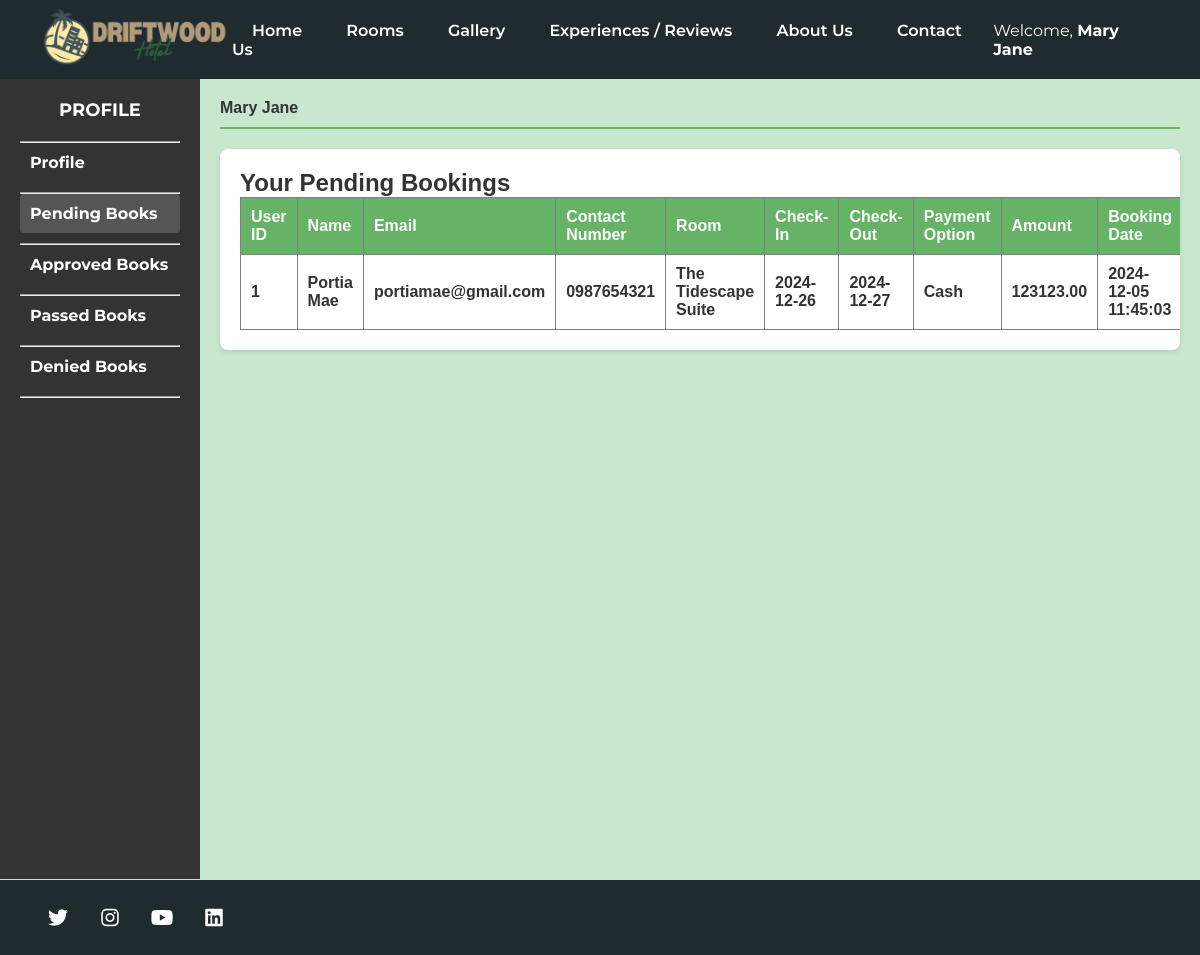
The app's page /profile/pending_books.php (signed in), older data.
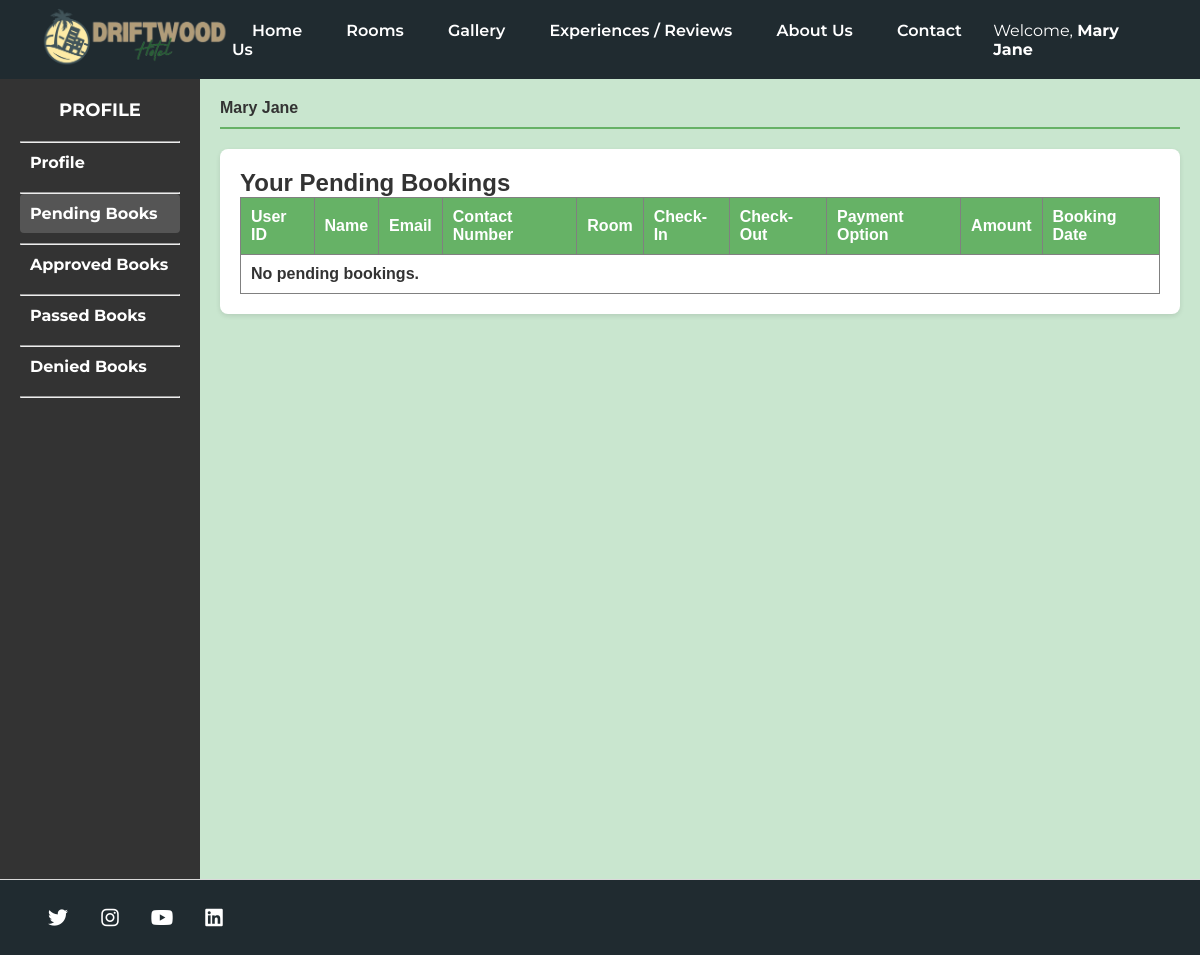
The same page, newer data.
### tables this page shows
CREATE TABLE `bookings` (
  `id` int(11) NOT NULL,
  `user_id` int(11) DEFAULT NULL,
  `full_name` varchar(255) NOT NULL,
  `email` varchar(255) NOT NULL,
  `contact_number` varchar(15) NOT NULL,
  `room_id` int(11) NOT NULL,
  `room` varchar(50) NOT NULL,
  `check_in` date NOT NULL,
  `check_out` date NOT NULL,
  `payment_option` varchar(50) DEFAULT NULL,
  `amount` decimal(10,2) NOT NULL,
  `created_at` timestamp NOT NULL DEFAULT current_timestamp()
);

### profile/bookings_query.php (called while the page is built, shortened)
<?php
require '../logged_in.php';
$user_id = $_SESSION['user_id'];
try {
    $pdo = new PDO("mysql:host=$host;dbname=$dbname", $username, $password);
    $pdo->setAttribute(PDO::ATTR_ERRMODE, PDO::ERRMODE_EXCEPTION);
    $pendingBookingsQuery = "SELECT * FROM bookings WHERE user_id = :user_id";
    $stmt = $pdo->prepare($pendingBookingsQuery);
    $stmt->execute(['user_id' => $user_id]);
    $pendingBookings = $stmt->fetchAll(PDO::FETCH_ASSOC);
} catch (PDOException $e) {
    echo "Error: " . $e->getMessage();
}
?>

### profile/pending_books.php (the view, shortened to what the changed rows need)
<?php
require 'bookings_query.php';
?>
<!DOCTYPE html>
<html lang="en">
<head>
    <link rel="stylesheet" href="../css/admindesign.css">
    <link rel="stylesheet" href="../Room-desc.css">
    <link rel="stylesheet" href="https://cdnjs.cloudflare.com/ajax/libs/font-awesome/6.0.0-beta3/css/all.min.css">
</head>
<body>
    <div class="dashboard">
        <div class="content">
                <div class="table-container">
                        <h2>Your Pending Bookings</h2>
                        <table border="1">
                            <thead>
                                <tr>
                                    <th>User ID</th>
                                    <th>Name</th>
                                    <th>Email</th>
                                    <th>Contact Number</th>
                                    <th>Room</th>
                                    <th>Check-In</th>
                                    <th>Check-Out</th>
                                    <th>Payment Option</th>
                                    <th>Amount</th>
                                    <th>Booking Date</th>
                                </tr>
                            </thead>
                            <tbody>
                                <?php if (!empty($pendingBookings)): ?>
                                    <?php foreach ($pendingBookings as $row): ?>
                                        <tr>
                                            <td><?php echo $row['user_id']; ?></td>
                                            <td><?php echo $row['full_name']; ?></td>
                                            <td><?php echo $row['email']; ?></td>
                                            <td><?php echo $row['contact_number']; ?></td>
                                            <td><?php echo $row['room']; ?></td>
                                            <td><?php echo $row['check_in']; ?></td>
                                            <td><?php echo $row['check_out']; ?></td>
                                            <td><?php echo $row['payment_option']; ?></td>
                                            <td><?php echo $row['amount']; ?></td>
                                            <td><?php echo $row['created_at']; ?></td>
                                        </tr>
                                    <?php endforeach; ?>
                                <?php else: ?>
                                    <tr>
                                        <td colspan="11">No pending bookings.</td>
                                    </tr>
                                <?php endif; ?>
                            </tbody>
                        </table>
                    </div>
            </div>
        </div>
</body>
</html>

Row changes from the older to the newer data that the page shows:
removed bookings: user "1", full_name "Portia Mae", email "portiamae@gmail.com", contact_number "0987654321", room "The Tidescape Suite", check_in "2024-12-26", check_out "2024-12-27", payment_option "Cash", amount "123123.00", created_at "2024-12-05 11:45:03"
Text that changed along with them:
text now shown: "No pending bookings."
